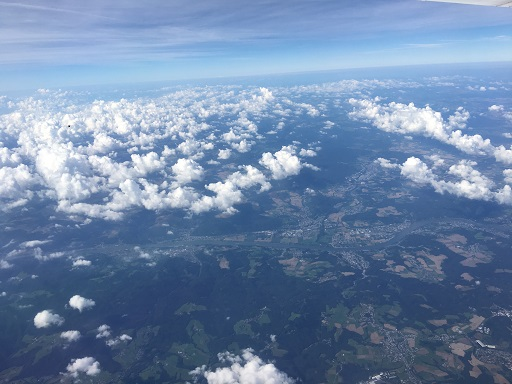
#> input picture PythonOpenCV/clouds.jpg, 512 x 384 px
$ python ISSUE6.py
#> lines starting #> are read from the running program, lines starting #| are printed output that depends on the picture
import cv2
import numpy as np

# Open a typical 24 bit color image. For this kind of image there are
# 8 bits (0 to 255) per color channel
img = cv2.imread('clouds.jpg')  # clouds reference image from USC SIPI
#> img is the input picture: shape (384, 512, 3); mean B, G, R 167.8, 134.4, 110.1

s = 128
img = cv2.resize(img, (s,s), 0, 0, cv2.INTER_AREA)
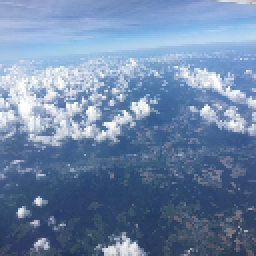
#> img: shape (128, 128, 3) (shown 2 times larger); mean B, G, R 168.1, 134.7, 110.4

def apply_brightness_contrast(input_img, brightness = 0, contrast = 0):

    if brightness != 0:
        if brightness > 0:
            shadow = brightness
            highlight = 255
        else:
            shadow = 0
            highlight = 255 + brightness
        alpha_b = (highlight - shadow)/255
        gamma_b = shadow

        buf = cv2.addWeighted(input_img, alpha_b, input_img, 0, gamma_b)
    else:
        buf = input_img.copy()

    if contrast != 0:
        f = 131*(contrast + 127)/(127*(131-contrast))
        alpha_c = f
        gamma_c = 127*(1-f)

        buf = cv2.addWeighted(buf, alpha_c, buf, 0, gamma_c)

    return buf


font = cv2.FONT_HERSHEY_SIMPLEX
fcolor = (0,0,0)

blist = [0, -127, 127,   0,  0, 64] # list of brightness values
clist = [0,    0,   0, -64, 64, 64] # list of contrast values


out = np.zeros((s*2, s*3, 3), dtype = np.uint8)

for i, b in enumerate(blist):
    c = clist[i]
    print('b, c:  ', b,', ',c)
    row = s*int(i/3)
    col = s*(i%3)

    print('row, col:   ', row, ', ', col)

    out[row:row+s, col:col+s] = apply_brightness_contrast(img, b, c)
    msg = 'b %d' % b
    cv2.putText(out,msg,(col,row+s-22), font, .7, fcolor,1,cv2.LINE_AA)
    msg = 'c %d' % c
    cv2.putText(out,msg,(col,row+s-4), font, .7, fcolor,1,cv2.LINE_AA)

    cv2.putText(out, 'OpenCV',(260,30), font, 1.0, fcolor,2,cv2.LINE_AA)
#> this loop made 6 passes
#> pass 2, in apply_brightness_contrast (call 2), `buf = cv2.addWeighted(input_img, alpha_b, input_img, 0, gamma_b)`:
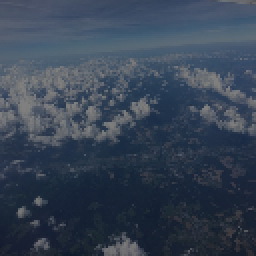
#> buf: shape (128, 128, 3) (shown 2 times larger); mean B, G, R 84.3, 67.6, 55.5
#> pass 3, in apply_brightness_contrast (call 3), `buf = cv2.addWeighted(input_img, alpha_b, input_img, 0, gamma_b)`:
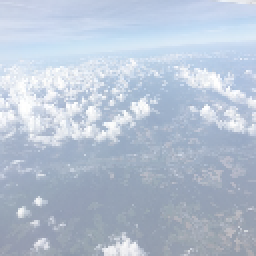
#> buf: shape (128, 128, 3) (shown 2 times larger); mean B, G, R 211.3, 194.6, 182.5
#> after the loop:
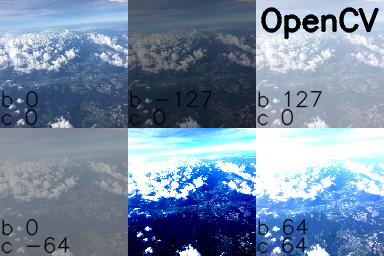
#> out: shape (256, 384, 3); mean B, G, R 164.8, 137.9, 117.4

#cv2.imwrite('out.png', out)

cv2.imshow('brightness contrast', out)
cv2.waitKey(0)
cv2.destroyAllWindows()
